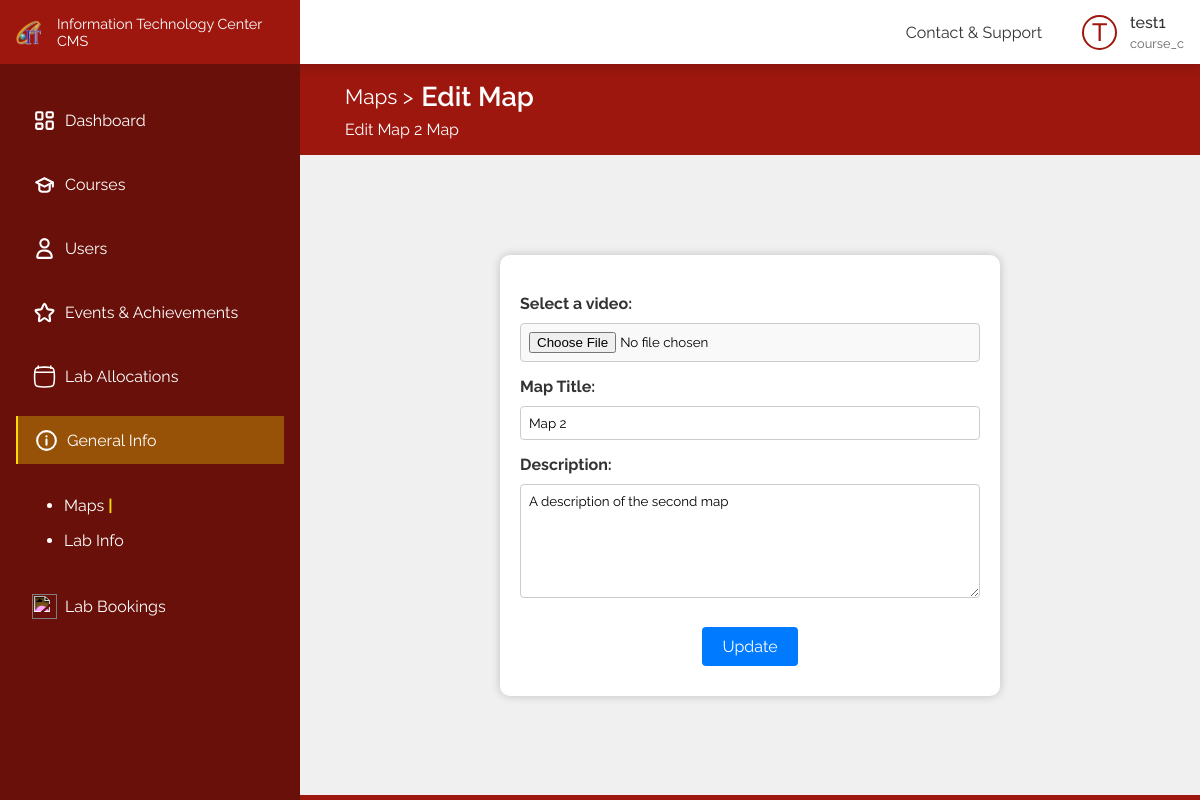
Screenshot of /pages/maps/edit.php?edit_id=2 (signed in) with the database file from the repository.
### tables this page shows
CREATE TABLE
    IF NOT EXISTS `user` (
        `u_id` int(10) UNSIGNED NOT NULL AUTO_INCREMENT,
        `user_name` varchar(50) NOT NULL,
        `email` varchar(100) NOT NULL,
        `password` varchar(255) NOT NULL,
        `contact` varchar(20) NOT NULL,
        `clearense` varchar(20) NOT NULL,
        PRIMARY KEY (`u_id`)
    );

CREATE TABLE
    IF NOT EXISTS `map` (
        `m_id` int NOT NULL AUTO_INCREMENT,
        `m_name` varchar(100) NOT NULL,
        `m_file` varchar(300) NOT NULL,
        `m_desc` text,
        `added_by` int NOT NULL,
        PRIMARY KEY (`m_id`),
        KEY `fk_admin_id` (`added_by`)
    );

### backend/functions/maps.php (called while the page is built, shortened)
<?php
include_once $_SERVER['DOCUMENT_ROOT'] . "/config.php";
function getMapById(int $m_id)
{
    global $conn;
    $sql = "SELECT * FROM map WHERE m_id= $m_id";
    $res = mysqli_query($conn, $sql);
    $result = array();
    if (mysqli_num_rows($res) > 0) {
        $row = mysqli_fetch_assoc($res);
        $result = $row;
    } else {
        $result = array('error' => mysqli_error($conn));
    }
    return $result;
}

### pages/maps/edit.php (the view, shortened to what this page needs)
<?php
include_once $_SERVER['DOCUMENT_ROOT'] . "/config.php";
include_once $_SERVER['DOCUMENT_ROOT'] . "/backend/functions/maps.php";
$m_id = $_GET['edit_id'];
if (isset($m_id)) {
    $row = getMapById($m_id);
    $m_name = $row['m_name'];
    $m_desc = $row['m_desc'];
}
?>
<!DOCTYPE html>
<html>
<head>
    <link rel="stylesheet" href="/css/editmap.css">
</head>
<body>
    <div class="flex-box">
        <div class="left">
            <?php
            include_once(APP_ROOT . "/includes/sidebar.php");
            ?>
        </div>
        <?php
        include_once(APP_ROOT . "/includes/header.php");
        ?>
        <div class="right">
            <div class="edit-map">
                <div class="container">
                    <div class="title">
                        <div>
                            <h1><a href="./">Maps ></a>Edit Map</h1>
                            <p>Edit <?= $m_name; ?> Map</p>
                        </div>
                    </div>
                </div>
                <div class="form-container">
                    <form action="/backend/api/maps/edit.php" method="POST" enctype="multipart/form-data">
                        <br>
                        <label for="m_file">Select a video:</label>
                        <input type="file" name="m_file" id="m_file">
                        <br>
                        <label for="m_name">Map Title:</label>
                        <input type="text" name="m_name" id="m_name" value="<?= $m_name; ?>" required>
                        <br>
                        <label for="m_desc">Description:</label>
                        <textarea name="m_desc" id="m_desc" rows="6"><?= $m_desc; ?></textarea>
                        <br>
                        <input type="submit" value="Update">
                    </form>
                </div>
            </div>
        </div>
    </div>

### includes/header.php (shortened to what this page needs)
<?php
include $_SERVER['DOCUMENT_ROOT'] . "/includes/header_core.php";
if (isset($_SESSION['user_id'])) {
  $user_id = $_SESSION['user_id'];
  $sql = "SELECT user_name, clearense FROM user WHERE u_id = ?";
  $stmt = $conn->prepare($sql);
  $stmt->bind_param("i", $user_id);
  $stmt->execute();
  $result = $stmt->get_result();
  if ($row = $result->fetch_assoc()) {
    $username = $row['user_name'];
    $role = $row['clearense'];
  }
}
?>
<!DOCTYPE html>
<html lang="en">
<head>
  <link rel="stylesheet" href="/css/header.css">
</head>
<body>
  <header>
    <div class="menu">
      <ul>
        <li><a href="/pages/contactNsupport.php">Contact & Support</a></li>
      </ul>
    </div>
    <div class="profile">
      <div class="img"><?php echo isset($username) ? strtoupper(substr($username, 0, 1)) : 'G'; ?></div>
      <h5><?php echo isset($username) ? $username : 'Guest'; ?></h5>
      <p><?php echo isset($role) ? $role : 'Guest'; ?></p>
    </div>
  </header>
</body>
</html>

### css/editmap.css (style rules this page uses)
.edit-map body, h2, form { margin: 0; padding: 0; }
.edit-map .form-container { display: flex; justify-content: center; align-items: center; height: 80vh; width: 100%; background-color: #f0f0f0; margin: 0px; }
.edit-map form { background-color: #ffffff; padding: 20px; border-radius: 10px; box-shadow: 0 0 10px rgba(0, 0, 0, 0.2); text-align: left; width: 500px; }
.edit-map label { display: block; margin-bottom: 10px; font-weight: bold; color: #333333; }
.edit-map input[type="text"], .edit-map input[type="number"], .edit-map input[type="date"], .edit-map textarea { width: 100%; padding: 8px; margin-bottom: 15px; border: 1px solid #ccc; border-radius: 4px; }
.edit-map input[type="file"] { width: 100%; padding: 8px; margin-bottom: 15px; border: 1px solid #ccc; border-radius: 4px; background-color: #f9f9f9; }
.edit-map input[type="submit"] { background-color: #007bff; color: #fff; padding: 10px 20px; border: none; border-radius: 4px; cursor: pointer; font-size: 16px; margin: 10px auto; display: block; }

### css/styles.css (style rules this page uses)
* { margin: 0; padding: 0; box-sizing: border-box; font-family: "Raleway", sans-serif; }
:root { --color-1: #9d170e; --color-2: #f9db08; --color-3: #305fa6; --color-4: #00b007; --color-5: #790483; --color-text-1: #333; --color-text-2: #666; --color-shade-1: #681009; }
.container { width: clamp(300px, 90%, 1440px); margin: auto; }
a { text-decoration: none; }
.flex-box { display: flex; }
.left { width: 300px; }
.right { width: calc(100% - 300px); padding-top: 4rem; }
.title { display: flex; align-items: center; justify-content: space-between; width: 100%; }
.title h1 { font-weight: 600; font-size: 1.7rem; margin-bottom: 0.5rem; display: flex; align-items: center; gap: 0.5rem; }
.title h1 a { display: inline; background: none; color: var(--color-text-1); opacity: 0.7; font-weight: 400; padding: 0; font-size: 1.3rem; }
.title a { display: flex; align-items: center; gap: 0.5rem; padding: 0.5rem 1rem; background-color: var(--color-4); color: white; font-weight: 500; border-radius: 5px; }

### css/header.css (style rules this page uses)
header { color: var(--color-text-1); box-shadow: 0 4px 10px rgba(0, 0, 0, 0.146); position: fixed; left: 0; top: 0; z-index: 10; background-color: white; display: flex; align-items: center; height: 4rem; gap: 0.5rem; width: 100%; padding: 0 1rem; }
.menu { display: flex; align-items: center; margin-left: auto; }
.menu ul { list-style: none; display: flex; gap: 1.2rem; }
.menu ul li { cursor: pointer; position: relative; font-weight: 400; font-size: 1rem; }
.menu ul li a { color: var(--color-text-1); }
.menu ul li:before { content: ""; position: absolute; bottom: -4px; left: 0; width: 0; height: 2px; background-color: transparent; transition: width 0.3s ease-in-out, background-color 0.3s ease-in-out; }
.profile { margin-left: 2rem; display: grid; grid-template-columns: 40px auto; gap: 0.25rem 0.5rem; align-items: center; cursor: pointer; }
.profile h5 { font-weight: 500; font-size: 1rem; }
.profile p { grid-column: 2; font-size: 0.8rem; color: var(--color-text-2); }
.profile .img { display: flex; font-size: 25px; align-items: center; justify-content: center; font-weight: 500; height: 35px; width: 35px; border-radius: 50%; grid-row: 1/3; border: 2px solid var(--color-1); color: var(--color-1); }

### pages/maps/edit.php (style rules this page uses)
.container { padding: 1rem 0; background-color: var(--color-1); box-shadow: 0 0 0 1000px var(--color-1); }
.container .title { filter: invert(); }
.container .title a { opacity: 1; color: black; }

### rows the page displays
user: user_name "T", user_name "test1", clearense "course_c"
map: m_name "Map 2", m_desc "A description of the second map"
